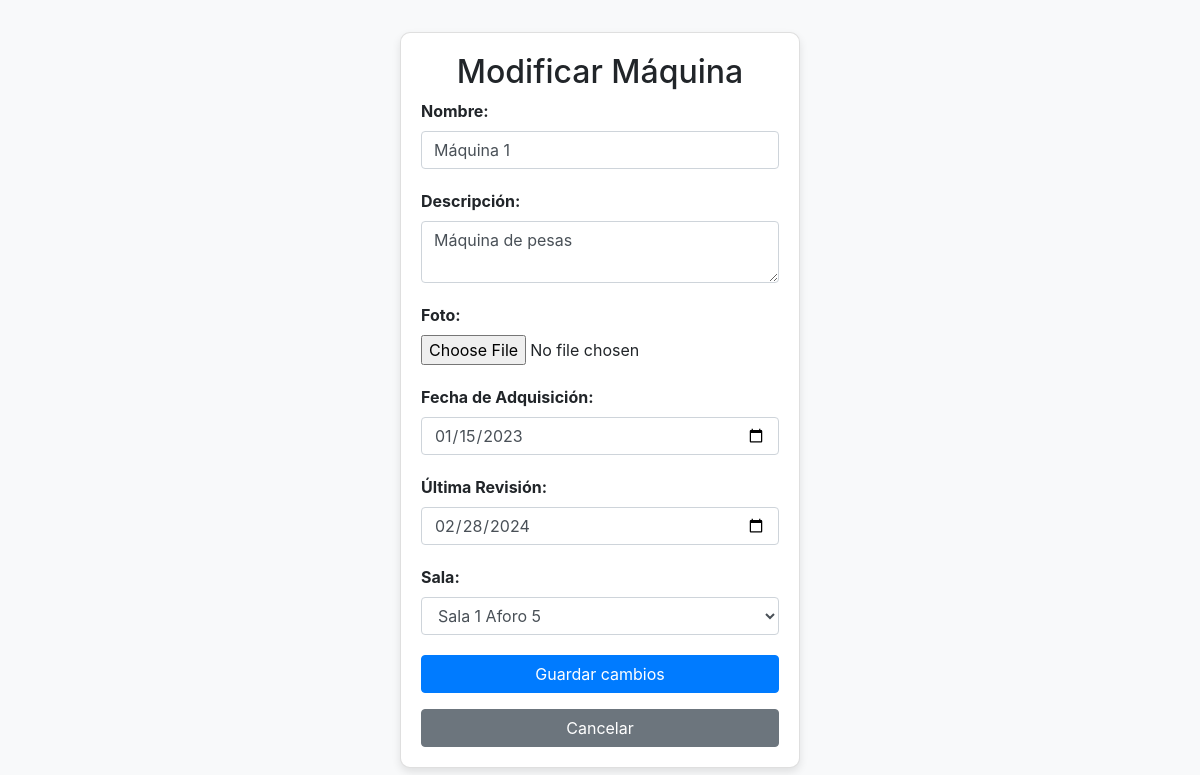
The app's page /views/admin/machine/machine_modification_from_admin.php?id=1 (signed in) with its own data.
### tables this page shows
CREATE TABLE Maquinas (
    id_maquina INT PRIMARY KEY AUTO_INCREMENT,
    nombre VARCHAR(100) NOT NULL,
    foto BLOB,
    descripcion VARCHAR(255),
    fecha_adquisicion DATE,
    ultima_revision DATE,
    id_sala INT,
    FOREIGN KEY (id_sala) REFERENCES SALAS(id_salas)
);

### models/database.php (called while the page is built)
<?php
class Database {
    private $host = "localhost";
    private $user = "root";
    private $password = "1234";
    private $database = "gym";
    private $port = "3306";
    private $connection;
    public function __construct() {
        try {
            $this->connection = new PDO(
                "mysql:host={$this->host};port={$this->port};dbname={$this->database}",
                $this->user,
                $this->password
            );
            $this->connection->setAttribute(PDO::ATTR_ERRMODE, PDO::ERRMODE_EXCEPTION);
        } catch(PDOException $e) {
            die("Error al conectar a la base de datos: " . $e->getMessage());
        }
    }
    public function getConnection() {
        return $this->connection;
    }
}
?>

### models/admin_models/machine_model.php (called while the page is built, shortened)
<?php
require_once(__DIR__ . "/../../models/database.php");
class machineModel
{
    private $connection;
    public function __construct()
    {
        $db = new Database();
        $this->connection = $db->getConnection();
    }
    public function getMachineById($id)
    {
        try {
            $sql = "SELECT * FROM Maquinas WHERE id_maquina = ?";
            $statement = $this->connection->prepare($sql);
            $statement->bindParam(1, $id, PDO::PARAM_INT);
            $statement->execute();
            $machine = $statement->fetch(PDO::FETCH_ASSOC);
            return $machine;
        } catch (PDOException $e) {
            echo "Error al obtener los detalles de la máquina: " . $e->getMessage();
            return null;
        }
    }
}
?>

### controllers/admin_controller/machine/machine_controller.php (called while the page is built, shortened)
<?php
require_once(__DIR__ . "/../../../models/admin_models/machine_model.php");
class machineController
{
    private $machineModel;
    public function __construct()
    {
        $this->machineModel = new machineModel();
    }
    public function getMachineById($id)
    {
        try {
            return $this->machineModel->getMachineById($id);
        } catch (Exception $e) {
            return "Error: " . $e->getMessage();
        }
    }
}

### models/admin_models/room_model.php (called while the page is built, shortened)
<?php
require_once(__DIR__ . "/../../models/database.php");
class roomModel
{
  private $connection;
  public function __construct()
  {
    $db = new Database();
    $this->connection = $db->getConnection();
  }
    public function getRooms()
    {
        try {
            $sql = "SELECT * FROM salas";
            $statement = $this->connection->prepare($sql);
            $statement->execute();
            $rooms = $statement->fetchAll(PDO::FETCH_ASSOC);
            return $rooms;
        } catch (PDOException $e) {
            echo "Error al obtener los detalles de la sala: " . $e->getMessage();
            return null;
        }
    }
}

### views/admin/machine/machine_modification_from_admin.php (the view, shortened to what this page needs)
<?php
require_once(__DIR__ . "/../../../controllers/admin_controller/machine/machine_controller.php");
require_once(__DIR__ . "/../../../models/admin_models/room_model.php");
if (isset($_GET['id'])) {
  $idMaquina = $_GET['id'];
  $machineController = new MachineController();
  $maquina = $machineController->getMachineById($idMaquina);
}
$roomModel = new roomModel();
$rooms = $roomModel->getRooms();
?>
<!DOCTYPE html>
<html lang="en">
<head>
  <link href="https://stackpath.bootstrapcdn.com/bootstrap/4.5.2/css/bootstrap.min.css" rel="stylesheet">
  <link rel="stylesheet" href="../../../public/css/admin/machine/machine_modification.css">
</head>
<body>
  <div class="card">
    <h2 class="text-center">Modificar Máquina</h2>
    <?php if (isset($maquina)): ?>
      <form action="../../../controllers/admin_controller/machine/machine_modification.php" method="POST"
        enctype="multipart/form-data">
        <div class="form-group">
          <label for="nombre">Nombre:</label>
          <input type="text" class="form-control" id="nombre" name="nombre" value="<?php echo $maquina['nombre']; ?>">
        </div>
        <div class="form-group">
          <label for="descripcion">Descripción:</label>
          <textarea class="form-control" id="descripcion"
            name="descripcion"><?php echo $maquina['descripcion']; ?></textarea>
        </div>
        <div class="form-group">
          <label for="foto">Foto:</label>
          <input type="file" class="form-control-file" id="foto" name="foto">
        </div>
        <div class="form-group">
          <label for="fecha_adquisicion">Fecha de Adquisición:</label>
          <input type="date" class="form-control" id="fecha_adquisicion" name="fecha_adquisicion"
            value="<?php echo $maquina['fecha_adquisicion']; ?>">
        </div>
        <div class="form-group">
          <label for="ultima_revision">Última Revisión:</label>
          <input type="date" class="form-control" id="ultima_revision" name="ultima_revision"
            value="<?php echo $maquina['ultima_revision']; ?>">
        </div>
        <div class="form-group">
          <label for="sala">Sala:</label>
          <select class="form-control" id="sala" name="sala">
            <?php
            foreach ($rooms as $room) {
              $selected = ($room['id_salas'] == $maquina['id_sala']) ? "selected" : "";
              echo "<option value='" . $room['id_salas'] . "' $selected>" . $room['nombre'] . " Aforo " . $room['aforo'] . "</option>";
            }
            ?>
          </select>
        </div>
        <button type="submit" class="btn btn-primary btn-block">Guardar cambios</button>
      </form>
    <?php else: ?>
      <p class="text-danger">Error: ID de máquina no válido</p>
    <?php endif; ?>
    <a href="../../../views/admin_panel.php" class="btn btn-secondary btn-block mt-3">Cancelar</a>
  </div>
</body>
</html>

### public/css/admin/machine/machine_modification.css (style rules this page uses)
body { display: flex; align-items: center; justify-content: center; height: 100vh; margin: 0; background-color: #f8f9fa; }
.card { width: 400px; padding: 20px; border-radius: 10px; box-shadow: 0 4px 8px rgba(0, 0, 0, 0.1); background-color: #fff; }
.form-group { margin-bottom: 20px; }
label { font-weight: bold; }

### records on screen
maquinas: nombre "Máquina 1", descripcion "Máquina de pesas", fecha_adquisicion "01/15/2023", ultima_revision "02/28/2024"

### other values on screen
form field sala "Sala 1 Aforo 5"
